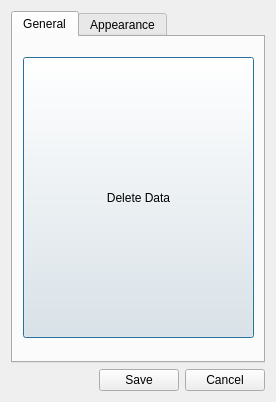
<?xml version="1.0" encoding="UTF-8"?>
<ui version="4.0">
 <class>SettingsWindow</class>
 <widget class="QDialog" name="SettingsWindow">
  <property name="geometry">
   <rect>
    <x>0</x>
    <y>0</y>
    <width>276</width>
    <height>402</height>
   </rect>
  </property>
  <property name="windowTitle">
   <string>Dialog</string>
  </property>
  <layout class="QVBoxLayout" name="verticalLayout_2">
   <item>
    <widget class="QTabWidget" name="tabWidget">
     <property name="currentIndex">
      <number>0</number>
     </property>
     <widget class="QWidget" name="generalTab">
      <attribute name="title">
       <string>General</string>
      </attribute>
      <widget class="QPushButton" name="deleteDataButton">
       <property name="geometry">
        <rect>
         <x>10</x>
         <y>20</y>
         <width>231</width>
         <height>281</height>
        </rect>
       </property>
       <property name="text">
        <string>Delete Data</string>
       </property>
       <property name="checkable">
        <bool>false</bool>
       </property>
       <property name="checked">
        <bool>false</bool>
       </property>
       <property name="flat">
        <bool>false</bool>
       </property>
      </widget>
     </widget>
     <widget class="QWidget" name="appearanceTab">
      <attribute name="title">
       <string>Appearance</string>
      </attribute>
      <layout class="QVBoxLayout" name="verticalLayout">
       <item>
        <layout class="QGridLayout" name="gridLayout">
         <item row="0" column="0" colspan="3">
          <widget class="QLabel" name="label_6">
           <property name="sizePolicy">
            <sizepolicy hsizetype="Minimum" vsizetype="Minimum">
             <horstretch>0</horstretch>
             <verstretch>0</verstretch>
            </sizepolicy>
           </property>
           <property name="maximumSize">
            <size>
             <width>16777215</width>
             <height>20</height>
            </size>
           </property>
           <property name="font">
            <font>
             <pointsize>9</pointsize>
             <bold>true</bold>
             <underline>false</underline>
            </font>
           </property>
           <property name="text">
            <string>Enter colourcodes (hex)</string>
           </property>
          </widget>
         </item>
         <item row="6" column="2">
          <layout class="QHBoxLayout" name="horizontalLayout_8">
           <item>
            <widget class="QLabel" name="label_13">
             <property name="sizePolicy">
              <sizepolicy hsizetype="Fixed" vsizetype="Preferred">
               <horstretch>0</horstretch>
               <verstretch>0</verstretch>
              </sizepolicy>
             </property>
             <property name="text">
              <string>#</string>
             </property>
            </widget>
           </item>
           <item>
            <widget class="QLineEdit" name="arrayIndexColour">
             <property name="sizePolicy">
              <sizepolicy hsizetype="Fixed" vsizetype="Fixed">
               <horstretch>0</horstretch>
               <verstretch>0</verstretch>
              </sizepolicy>
             </property>
             <property name="maximumSize">
              <size>
               <width>65</width>
               <height>16777215</height>
              </size>
             </property>
             <property name="maxLength">
              <number>6</number>
             </property>
            </widget>
           </item>
          </layout>
         </item>
         <item row="8" column="2">
          <layout class="QHBoxLayout" name="horizontalLayout_9">
           <item>
            <widget class="QLabel" name="label_16">
             <property name="sizePolicy">
              <sizepolicy hsizetype="Fixed" vsizetype="Preferred">
               <horstretch>0</horstretch>
               <verstretch>0</verstretch>
              </sizepolicy>
             </property>
             <property name="text">
              <string>#</string>
             </property>
            </widget>
           </item>
           <item>
            <widget class="QLineEdit" name="dictionaryColour">
             <property name="sizePolicy">
              <sizepolicy hsizetype="Fixed" vsizetype="Fixed">
               <horstretch>0</horstretch>
               <verstretch>0</verstretch>
              </sizepolicy>
             </property>
             <property name="maximumSize">
              <size>
               <width>65</width>
               <height>16777215</height>
              </size>
             </property>
             <property name="maxLength">
              <number>6</number>
             </property>
            </widget>
           </item>
          </layout>
         </item>
         <item row="6" column="0">
          <widget class="QLabel" name="label_12">
           <property name="text">
            <string>ArrayIndex Colour</string>
           </property>
          </widget>
         </item>
         <item row="4" column="2">
          <layout class="QHBoxLayout" name="horizontalLayout_5">
           <item>
            <widget class="QLabel" name="label_10">
             <property name="sizePolicy">
              <sizepolicy hsizetype="Fixed" vsizetype="Preferred">
               <horstretch>0</horstretch>
               <verstretch>0</verstretch>
              </sizepolicy>
             </property>
             <property name="text">
              <string>#</string>
             </property>
            </widget>
           </item>
           <item>
            <widget class="QLineEdit" name="booleanColour">
             <property name="sizePolicy">
              <sizepolicy hsizetype="Fixed" vsizetype="Fixed">
               <horstretch>0</horstretch>
               <verstretch>0</verstretch>
              </sizepolicy>
             </property>
             <property name="maximumSize">
              <size>
               <width>65</width>
               <height>16777215</height>
              </size>
             </property>
             <property name="maxLength">
              <number>6</number>
             </property>
            </widget>
           </item>
          </layout>
         </item>
         <item row="1" column="0">
          <widget class="QLabel" name="label_2">
           <property name="sizePolicy">
            <sizepolicy hsizetype="Preferred" vsizetype="Preferred">
             <horstretch>0</horstretch>
             <verstretch>0</verstretch>
            </sizepolicy>
           </property>
           <property name="text">
            <string>String Colour</string>
           </property>
          </widget>
         </item>
         <item row="3" column="1">
          <spacer name="horizontalSpacer">
           <property name="orientation">
            <enum>Qt::Orientation::Horizontal</enum>
           </property>
           <property name="sizeType">
            <enum>QSizePolicy::Policy::Maximum</enum>
           </property>
           <property name="sizeHint" stdset="0">
            <size>
             <width>13</width>
             <height>18</height>
            </size>
           </property>
          </spacer>
         </item>
         <item row="9" column="0">
          <widget class="QLabel" name="label_19">
           <property name="text">
            <string>Array Colour</string>
           </property>
          </widget>
         </item>
         <item row="5" column="2">
          <layout class="QHBoxLayout" name="horizontalLayout_6">
           <item>
            <widget class="QLabel" name="label_11">
             <property name="sizePolicy">
              <sizepolicy hsizetype="Fixed" vsizetype="Preferred">
               <horstretch>0</horstretch>
               <verstretch>0</verstretch>
              </sizepolicy>
             </property>
             <property name="text">
              <string>#</string>
             </property>
            </widget>
           </item>
           <item>
            <widget class="QLineEdit" name="nullColour">
             <property name="sizePolicy">
              <sizepolicy hsizetype="Fixed" vsizetype="Fixed">
               <horstretch>0</horstretch>
               <verstretch>0</verstretch>
              </sizepolicy>
             </property>
             <property name="maximumSize">
              <size>
               <width>65</width>
               <height>16777215</height>
              </size>
             </property>
             <property name="maxLength">
              <number>6</number>
             </property>
            </widget>
           </item>
          </layout>
         </item>
         <item row="3" column="0">
          <widget class="QLabel" name="label_4">
           <property name="text">
            <string>Float Colour</string>
           </property>
          </widget>
         </item>
         <item row="2" column="2">
          <layout class="QHBoxLayout" name="horizontalLayout_3">
           <item>
            <widget class="QLabel" name="label_8">
             <property name="sizePolicy">
              <sizepolicy hsizetype="Fixed" vsizetype="Preferred">
               <horstretch>0</horstretch>
               <verstretch>0</verstretch>
              </sizepolicy>
             </property>
             <property name="text">
              <string>#</string>
             </property>
            </widget>
           </item>
           <item>
            <widget class="QLineEdit" name="numberColour">
             <property name="sizePolicy">
              <sizepolicy hsizetype="Fixed" vsizetype="Fixed">
               <horstretch>0</horstretch>
               <verstretch>0</verstretch>
              </sizepolicy>
             </property>
             <property name="maximumSize">
              <size>
               <width>65</width>
               <height>16777215</height>
              </size>
             </property>
             <property name="maxLength">
              <number>6</number>
             </property>
            </widget>
           </item>
          </layout>
         </item>
         <item row="2" column="0">
          <widget class="QLabel" name="label_3">
           <property name="text">
            <string>Number Colour</string>
           </property>
          </widget>
         </item>
         <item row="8" column="0">
          <widget class="QLabel" name="label_18">
           <property name="text">
            <string>Dictionary Colour</string>
           </property>
          </widget>
         </item>
         <item row="5" column="0">
          <widget class="QLabel" name="label_5">
           <property name="text">
            <string>Null Colour</string>
           </property>
          </widget>
         </item>
         <item row="1" column="2">
          <layout class="QHBoxLayout" name="horizontalLayout_2">
           <item>
            <widget class="QLabel" name="label_7">
             <property name="sizePolicy">
              <sizepolicy hsizetype="Fixed" vsizetype="Preferred">
               <horstretch>0</horstretch>
               <verstretch>0</verstretch>
              </sizepolicy>
             </property>
             <property name="text">
              <string>#</string>
             </property>
            </widget>
           </item>
           <item>
            <widget class="QLineEdit" name="stringColour">
             <property name="sizePolicy">
              <sizepolicy hsizetype="Fixed" vsizetype="Fixed">
               <horstretch>0</horstretch>
               <verstretch>0</verstretch>
              </sizepolicy>
             </property>
             <property name="maximumSize">
              <size>
               <width>65</width>
               <height>16777215</height>
              </size>
             </property>
             <property name="maxLength">
              <number>6</number>
             </property>
             <property name="clearButtonEnabled">
              <bool>false</bool>
             </property>
            </widget>
           </item>
          </layout>
         </item>
         <item row="9" column="2">
          <layout class="QHBoxLayout" name="horizontalLayout_10">
           <item>
            <widget class="QLabel" name="label_17">
             <property name="sizePolicy">
              <sizepolicy hsizetype="Fixed" vsizetype="Preferred">
               <horstretch>0</horstretch>
               <verstretch>0</verstretch>
              </sizepolicy>
             </property>
             <property name="text">
              <string>#</string>
             </property>
            </widget>
           </item>
           <item>
            <widget class="QLineEdit" name="arrayColour">
             <property name="sizePolicy">
              <sizepolicy hsizetype="Fixed" vsizetype="Fixed">
               <horstretch>0</horstretch>
               <verstretch>0</verstretch>
              </sizepolicy>
             </property>
             <property name="maximumSize">
              <size>
               <width>65</width>
               <height>16777215</height>
              </size>
             </property>
             <property name="maxLength">
              <number>6</number>
             </property>
            </widget>
           </item>
          </layout>
         </item>
         <item row="3" column="2">
          <layout class="QHBoxLayout" name="horizontalLayout_4">
           <item>
            <widget class="QLabel" name="label_9">
             <property name="sizePolicy">
              <sizepolicy hsizetype="Fixed" vsizetype="Preferred">
               <horstretch>0</horstretch>
               <verstretch>0</verstretch>
              </sizepolicy>
             </property>
             <property name="text">
              <string>#</string>
             </property>
            </widget>
           </item>
           <item>
            <widget class="QLineEdit" name="floatColour">
             <property name="sizePolicy">
              <sizepolicy hsizetype="Fixed" vsizetype="Fixed">
               <horstretch>0</horstretch>
               <verstretch>0</verstretch>
              </sizepolicy>
             </property>
             <property name="maximumSize">
              <size>
               <width>65</width>
               <height>16777215</height>
              </size>
             </property>
             <property name="maxLength">
              <number>6</number>
             </property>
            </widget>
           </item>
          </layout>
         </item>
         <item row="4" column="0">
          <widget class="QLabel" name="label">
           <property name="text">
            <string>Boolean Colour</string>
           </property>
          </widget>
         </item>
         <item row="7" column="0" colspan="3">
          <widget class="QCheckBox" name="showStorageNameCheckbox">
           <property name="text">
            <string>Show Dictionary/Array as value</string>
           </property>
          </widget>
         </item>
        </layout>
       </item>
      </layout>
     </widget>
    </widget>
   </item>
   <item>
    <layout class="QHBoxLayout" name="horizontalLayout">
     <item>
      <spacer name="horizontalSpacer_3">
       <property name="orientation">
        <enum>Qt::Orientation::Horizontal</enum>
       </property>
       <property name="sizeHint" stdset="0">
        <size>
         <width>40</width>
         <height>20</height>
        </size>
       </property>
      </spacer>
     </item>
     <item>
      <widget class="QPushButton" name="saveButton">
       <property name="text">
        <string>Save</string>
       </property>
      </widget>
     </item>
     <item>
      <widget class="QPushButton" name="cancelButton">
       <property name="text">
        <string>Cancel</string>
       </property>
      </widget>
     </item>
    </layout>
   </item>
  </layout>
 </widget>
 <resources/>
 <connections/>
</ui>
